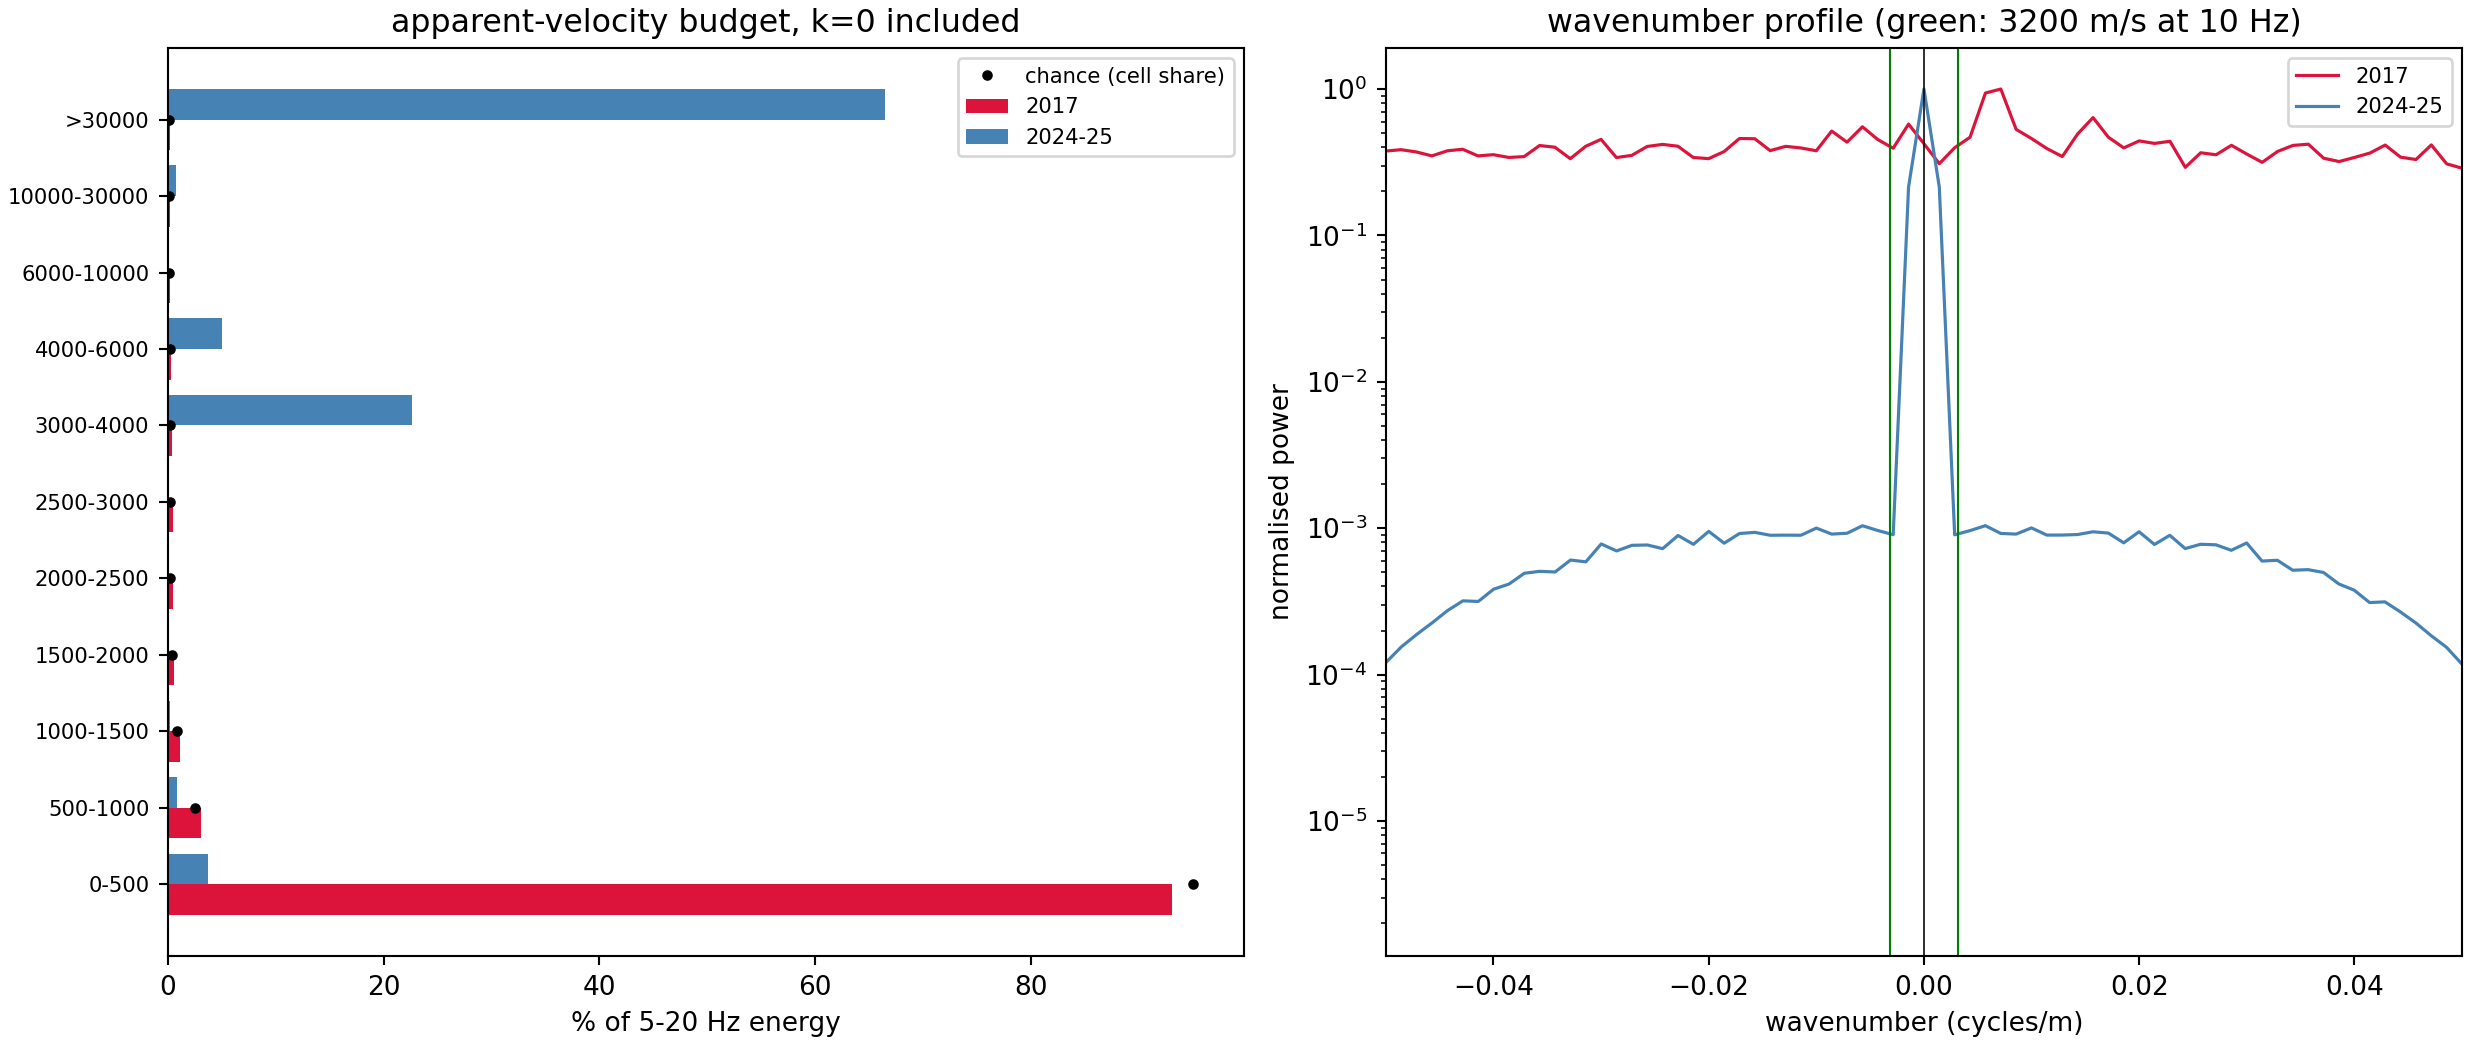

Here is the Python script that generated this plot:
#!/usr/bin/env python3
"""Where does the along-fibre energy sit in apparent velocity, INCLUDING k ~ 0?

THE CLAIM UNDER TEST.  Figure 7d shows our constant-offset correlations peaking at
exactly zero lag at every depth (0.0 ms at 50, 250, 550 and 700 m), while
Lellouch's released 7d peaks at the P travel time and migrates with depth
(20.7 -> 11.5 ms, giving 2416 -> 4357 m/s). A zero-lag peak between channels 50 m
apart means the signals are simultaneous: INFINITE apparent velocity along the
fibre. The reading is therefore that the 2024-25 field is dominated by energy with
no along-fibre moveout, where Lellouch's was dominated by downgoing energy.

This tests that directly, and it tests the one thing the earlier census could not:
`ambient_fk_energy_census.py` excluded the k = 0 column via |k| > 1e-9, which the
audit found discards 22.1 % of the in-band energy. Energy at k ~ 0 IS energy at
infinite apparent velocity -- the quantity this claim is about. The old census
threw away the measurement that bears on the answer.

WHAT IS FIXED RELATIVE TO THE WITHDRAWN CENSUS
  - k = 0 is INCLUDED, in an explicit "no along-fibre moveout" bin.
  - A geometric baseline is computed: the fraction of in-band (f,k) CELLS each
    velocity bin occupies, so shares are reported against chance rather than raw.
    The old census had none, and 98.4 % of cells lie below 1500 m/s by
    construction, which is why its headline could not distinguish SAFOD from
    white noise.
  - Hann tapers in BOTH space and time before the 2-D FFT, so the fan measurement
    is not dominated by Dirichlet leakage from the k ~ 0 peak. Untapered, the
    audit measured a 24 % bias.
  - Energy is summed, not per-window variance-normalised, so the budget is a real
    budget.

IDENTICAL PROCESSING ON BOTH ARMS, asserted at run time. Five of six withdrawn
claims on 2026-08-14 came from two arms of a comparison being processed
differently -- most recently because `extract_all.py` takes DASutils
`median=True` by default and stripped the common mode from one epoch only. Here
both epochs are read RAW (h5py for 2024-25, np.fromfile for the 2017 release, no
DASutils anywhere), pushed through one `analyse()` function, decimated to a common
250 Hz, cut to a common aperture in METRES, and trace-edited by the same rule. The
operations applied to each arm are recorded and compared before any result prints.

Output: ambient_apparent_velocity_census.{npz,png,txt}
"""
from __future__ import annotations

from pathlib import Path

import numpy as np
import pandas as pd
import h5py
import matplotlib
matplotlib.use("Agg")
import matplotlib.pyplot as plt
from scipy.signal import butter, detrend, resample_poly, sosfiltfilt

HERE = Path(__file__).resolve().parent
STEM = HERE / "ambient_apparent_velocity_census"
CSV = Path("/oak/stanford/groups/ettore88/data/SAFOD/SAFODAS1-harddrive-transfer/SAFOD_2024_2025.csv")
LEL = Path("/scratch/users/nberrios/lellouch2017")   # raw 2017 binaries (correlograms live in repo lellouch_traces/)

FMIN, FMAX = 5.0, 20.0
FS_COMMON = 250.0            # the 2017 release rate; 2024-25 decimates 500 -> 250
APERTURE_M = 700.0           # common aperture both arms can supply after editing
WIN_S = 2.0                  # the 2017 pre-event window is short; both use 2 s
EDIT_LO, EDIT_HI = 0.2, 5.0
CH_LO_2024 = 23              # wellhead (G0)

# apparent-velocity bins, INCLUDING an explicit no-moveout bin at the top
V_EDGES = np.array([0, 500, 1000, 1500, 2000, 2500, 3000, 4000,
                    6000, 10000, 30000, np.inf])


def corrected_path(p):
    return Path(str(p).replace("/data/SAFODAS1-harddrive-transfer",
                               "/data/SAFOD/SAFODAS1-harddrive-transfer"))


def edit_traces(x):
    """Replace outlier channels by linear interpolation from their neighbours.

    NOT by deletion. A 2-D FFT assumes UNIFORM spatial sampling, so removing
    channels would leave an irregularly sampled array and corrupt the wavenumber
    axis -- the very axis this script measures. Interpolation keeps dx uniform
    while removing the glitches (the 2017 release requires trace editing: M1p33
    carries 16 channels at ~1e6x the median).
    """
    rms = np.sqrt((x ** 2).mean(axis=1))
    med = np.median(rms[rms > 0]) if np.any(rms > 0) else 0.0
    if med <= 0:
        return x, 0
    bad = ~((rms > EDIT_LO * med) & (rms < EDIT_HI * med))
    if bad.all():
        return x, 0
    y = x.copy()
    idx = np.arange(len(rms))
    good = ~bad
    for t in range(x.shape[1]):
        y[bad, t] = np.interp(idx[bad], idx[good], x[good, t])
    return y, int(bad.sum())


def analyse(raw, fs, dx, label, ops, log):
    """One code path. Both epochs go through exactly this, and `ops` records it."""
    steps = []
    x = np.asarray(raw, dtype=float)

    x, dropped = edit_traces(x); steps.append("trace_edit_interp(0.2-5.0 x median RMS)")
    log.append("    %-10s trace edit interpolated %d of %d channels" % (label, dropped, x.shape[0]))

    x = np.diff(x, axis=1, prepend=x[:, :1]); steps.append("diff(strain_rate)")

    if abs(fs - FS_COMMON) > 1e-9:
        from math import gcd
        up, dn = int(FS_COMMON), int(fs); g = gcd(up, dn)
        x = resample_poly(x, up // g, dn // g, axis=1); fs = FS_COMMON
        steps.append("resample_to_%.0fHz" % FS_COMMON)
    else:
        steps.append("resample_to_%.0fHz(noop)" % FS_COMMON)

    x = detrend(x, axis=1, type="linear"); steps.append("detrend")
    x = sosfiltfilt(butter(4, [FMIN, FMAX], btype="bandpass", fs=fs, output="sos"),
                    x, axis=1); steps.append("bandpass_%g-%g" % (FMIN, FMAX))

    nch = int(round(APERTURE_M / dx))
    if x.shape[0] < nch:
        raise SystemExit("%s: only %d channels, need %d" % (label, x.shape[0], nch))
    x = x[:nch]; steps.append("aperture_%.0fm(%d ch)" % (APERTURE_M, nch))

    nw = int(WIN_S * fs)
    if x.shape[1] < nw:
        raise SystemExit("%s: record shorter than the %.1f s window" % (label, WIN_S))

    # Hann in space AND time before the 2-D FFT -- controls leakage from k ~ 0
    wt = np.hanning(nw)[None, :]
    wx = np.hanning(nch)[:, None]
    steps.append("hann_space_and_time")

    P = None; nwin = 0
    for s in range(0, x.shape[1] - nw + 1, nw):
        seg = x[:, s:s + nw] * wt * wx
        F = np.fft.fftshift(np.fft.fft2(seg))
        P = np.abs(F) ** 2 if P is None else P + np.abs(F) ** 2
        nwin += 1
    steps.append("sum_power(over %d windows, no per-window normalisation)" % nwin)

    ops[label] = steps
    k = np.fft.fftshift(np.fft.fftfreq(nch, dx))
    f = np.fft.fftshift(np.fft.fftfreq(nw, 1.0 / fs))
    return P, k, f, nwin


def budget(P, k, f):
    """Energy and CELL COUNT per apparent-velocity bin, k = 0 included."""
    K, F = np.meshgrid(k, f, indexing="ij")
    band = (np.abs(F) >= FMIN) & (np.abs(F) <= FMAX)
    with np.errstate(divide="ignore", invalid="ignore"):
        v = np.where(np.abs(K) > 0, np.abs(F) / np.abs(K), np.inf)
    tot_e = P[band].sum(); tot_c = band.sum()
    rows = []
    for lo, hi in zip(V_EDGES[:-1], V_EDGES[1:]):
        # The top bin must be CLOSED at infinity. k = 0 gives v = inf, and
        # `inf < inf` is False, so a half-open top bin silently discards the
        # entire k = 0 column -- which is precisely the quantity this script
        # exists to measure, and which the previous census also dropped.
        m = band & (v >= lo) & ((v <= hi) if np.isinf(hi) else (v < hi))
        rows.append((lo, hi, 100 * P[m].sum() / tot_e, 100 * m.sum() / tot_c))
    covered = sum(r[2] for r in rows)
    if not (99.0 <= covered <= 101.0):
        raise SystemExit("binning does not conserve energy: %.2f%% covered" % covered)
    return rows


def main():
    log = []
    def say(s):
        print(s, flush=True); log.append(s)
    ops = {}

    say("Apparent-velocity budget along the fibre, k = 0 INCLUDED")
    say("  band %g-%g Hz | common rate %.0f Hz | common aperture %.0f m | %.1f s windows"
        % (FMIN, FMAX, FS_COMMON, APERTURE_M, WIN_S))
    say("  Hann taper in space and time; energy summed, not per-window normalised")
    say("")

    # ---- 2024-25, raw HDF5, no DASutils ----
    db = pd.read_csv(CSV, sep=r"\s+"); db = db[db.nSamples > 0].copy()
    db["t"] = pd.to_datetime(db.startTime, utc=True, errors="coerce")
    day = db[db.t.dt.strftime("%Y-%m-%d") == "2024-12-20"].sort_values("t").reset_index(drop=True)
    seg = []
    for row in day.iloc[::240].head(6).itertuples(index=False):
        f = corrected_path(row.file)
        if not f.is_file():
            continue
        with h5py.File(f, "r") as h:
            g = h["Acquisition/Raw[0]"]
            d = g["RawData"][:, CH_LO_2024:].astype(np.float32).T
            fs24 = float(g.attrs.get("OutputDataRate", 500.0))
            dx24 = float(h["Acquisition"].attrs.get("SpatialSamplingInterval", 1.0))
        seg.append(d)
    x24 = np.concatenate(seg, axis=1); del seg
    P24, k24, f24, n24 = analyse(x24, fs24, dx24, "2024-25", ops, log)

    # ---- 2017, raw binary release ----
    parts = []
    for name in ("M1p33", "M2p46"):
        p = LEL / name
        if p.is_file():
            v = np.fromfile(p, dtype="<f4").reshape(1250, 800).T
            parts.append(v[:, :int(2.5 * 250.0)])          # pre-event only
    if not parts:
        raise SystemExit("2017 release not found")
    x17 = np.concatenate(parts, axis=1)
    P17, k17, f17, n17 = analyse(x17, 250.0, 1.0, "2017", ops, log)

    say("")
    say("--- processing applied to each arm ---")
    for lab, steps in ops.items():
        say("  %-8s %s" % (lab, " -> ".join(steps)))
    a, b = ops["2024-25"], ops["2017"]
    same = [s.split("(")[0] for s in a] == [s.split("(")[0] for s in b]
    say("  IDENTICAL OPERATION SEQUENCE: %s" % same)
    if not same:
        say("  ABORTING: the arms differ, which is the error behind five withdrawn")
        say("  claims on 2026-08-14. No result is reported.")
        Path(str(STEM) + ".txt").write_text("\n".join(log) + "\n")
        return

    say("")
    say("--- apparent-velocity budget: energy %% (and %% of available cells) ---")
    r24, r17 = budget(P24, k24, f24), budget(P17, k17, f17)
    say("  %-18s %18s %18s" % ("velocity band", "2017", "2024-25"))
    for (lo, hi, e17, c17), (_, _, e24, c24) in zip(r17, r24):
        lbl = "%5.0f - %5.0f" % (lo, hi) if np.isfinite(hi) else "%5.0f +  (k=0)" % lo
        say("  %-18s %7.2f%% (%5.2f%%) %7.2f%% (%5.2f%%)" % (lbl, e17, c17, e24, c24))

    def frac(rows, lo, hi):
        return sum(e for a_, b_, e, c in rows if a_ >= lo and b_ <= hi)
    nm17, nm24 = frac(r17, 10000, np.inf), frac(r24, 10000, np.inf)
    fan17, fan24 = frac(r17, 2500, 4000), frac(r24, 2500, 4000)
    say("")
    say("  NO ALONG-FIBRE MOVEOUT (>10 km/s, incl. k=0):  2017 %6.2f%%   2024-25 %6.2f%%"
        % (nm17, nm24))
    say("  BODY-WAVE FAN (2.5-4 km/s):                    2017 %6.2f%%   2024-25 %6.2f%%"
        % (fan17, fan24))
    say("  ratio no-moveout / fan:                        2017 %6.2f    2024-25 %6.2f"
        % (nm17 / max(fan17, 1e-9), nm24 / max(fan24, 1e-9)))
    say("")
    if nm24 > 1.5 * nm17 and (nm24 / max(fan24, 1e-9)) > 1.5 * (nm17 / max(fan17, 1e-9)):
        say("  SUPPORTS the Figure 7d reading: the 2024-25 field carries markedly more")
        say("  of its 5-20 Hz energy with NO along-fibre moveout, and markedly less of")
        say("  it in the body-wave fan, relative to 2017 under identical processing.")
    elif nm24 < nm17:
        say("  REFUTES the Figure 7d reading: 2024-25 has LESS no-moveout energy than")
        say("  2017, so the zero-lag correlation peak is not explained by the raw")
        say("  wavefield composition and another mechanism is required.")
    else:
        say("  INCONCLUSIVE: the difference is not large enough to carry the claim.")
    say("")
    say("  LIMITS: 2017 is 2 records and ~5 s total, so its budget is an estimate from")
    say("  very little data; the 2017 pre-event window of a triggered record is not")
    say("  the same population as continuous ambient; and the gauge lengths differ")
    say("  (10 m vs 16.335 m), though at 3200 m/s that is a 0.1-1.1 %% effect.")

    fig, ax = plt.subplots(1, 2, figsize=(13, 5.5), constrained_layout=True)
    lbls = ["%.0f-%.0f" % (a_, b_) if np.isfinite(b_) else ">%.0f" % a_
            for a_, b_, _, _ in r17]
    yy = np.arange(len(lbls))
    ax[0].barh(yy - 0.2, [e for _, _, e, _ in r17], 0.4, label="2017", color="crimson")
    ax[0].barh(yy + 0.2, [e for _, _, e, _ in r24], 0.4, label="2024-25", color="steelblue")
    ax[0].plot([c for _, _, _, c in r17], yy, "k.", ms=6, label="chance (cell share)")
    ax[0].set_yticks(yy); ax[0].set_yticklabels(lbls, fontsize=8)
    ax[0].set_xlabel("% of 5-20 Hz energy"); ax[0].legend(fontsize=8)
    ax[0].set_title("apparent-velocity budget, k=0 included")
    for P, k, f, lab, c in ((P17, k17, f17, "2017", "crimson"),
                            (P24, k24, f24, "2024-25", "steelblue")):
        pos = f >= 0
        prof = P[:, pos].sum(axis=1); prof /= prof.max()
        ax[1].semilogy(k, prof, color=c, lw=1.2, label=lab)
    ax[1].axvline(0, color="k", lw=0.6)
    for v, s in ((3200, "-"), (-3200, "-")):
        ax[1].axvline(10.0 / v, color="green", ls=s, lw=0.8)
    ax[1].set_xlim(-0.05, 0.05); ax[1].set_xlabel("wavenumber (cycles/m)")
    ax[1].set_ylabel("normalised power"); ax[1].legend(fontsize=8)
    ax[1].set_title("wavenumber profile (green: 3200 m/s at 10 Hz)")
    fig.savefig(str(STEM) + ".png", dpi=190)
    np.savez(str(STEM) + ".npz", rows_2017=np.array(r17, dtype=object),
             rows_2024=np.array(r24, dtype=object), k24=k24, f24=f24,
             k17=k17, f17=f17, P24=P24, P17=P17)
    Path(str(STEM) + ".txt").write_text("\n".join(log) + "\n")
    say("")
    say("wrote %s.{npz,png,txt}" % STEM.name)


if __name__ == "__main__":
    main()
